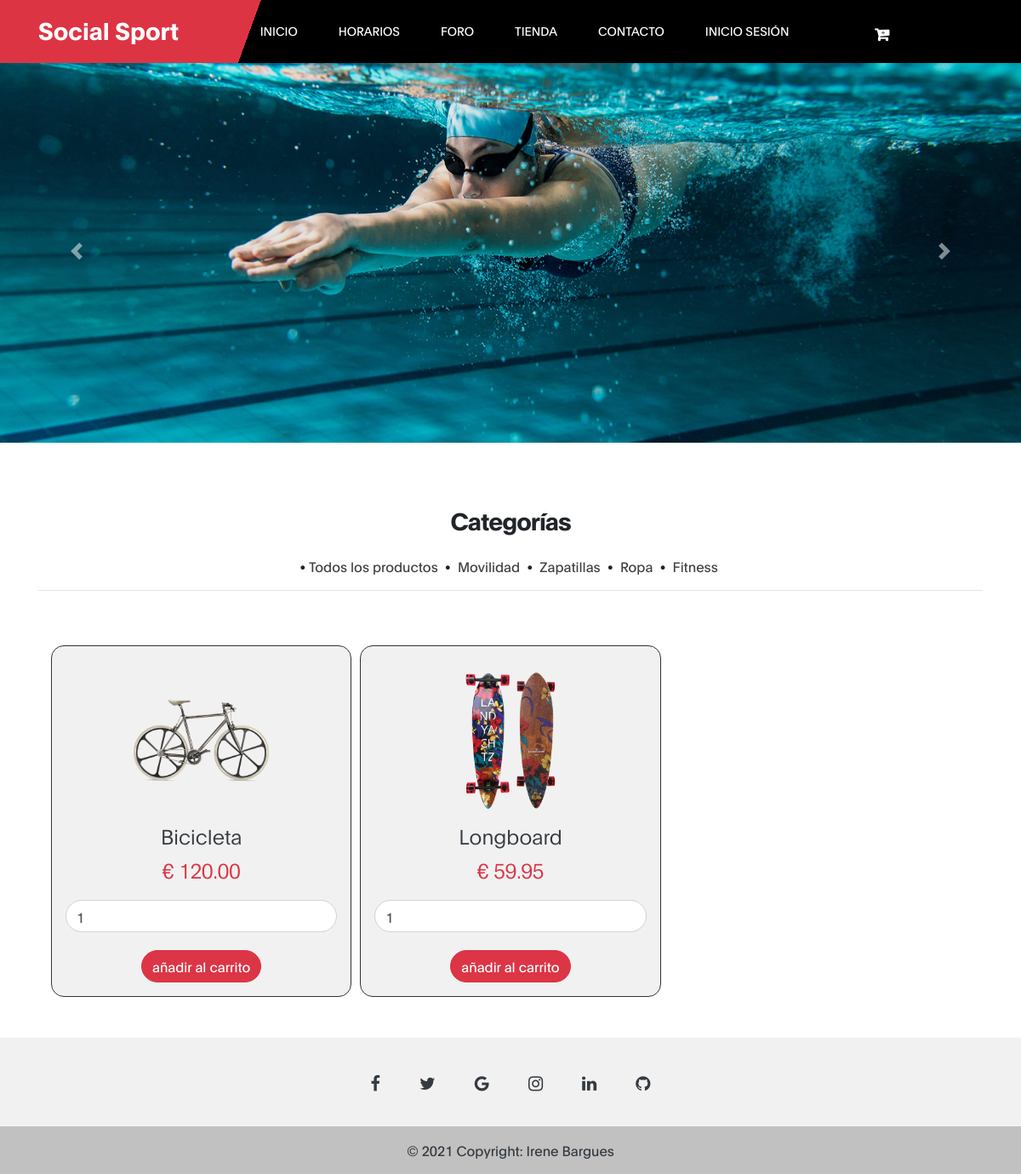
Page /2119_gymso_fitness/tienda.php?id_cat=1 on the committed database.
### tables this page shows
CREATE TABLE `categoria` (
  `id_cat` int(11) NOT NULL,
  `categoria` varchar(255) NOT NULL
);

CREATE TABLE `tbl_product` (
  `id` int(11) NOT NULL,
  `name` varchar(255) NOT NULL,
  `image` varchar(255) NOT NULL,
  `price` double(10,2) NOT NULL,
  `id_cat` int(11) NOT NULL
);

### 2119_gymso_fitness/tienda.php (the view, shortened to what this page needs)
<?php
include('cabecera.php');
?>
<div data-aos="fade-up" data-aos-delay="400" style= "width:100%; margin-top:70px;"id="carouselExampleControls" class="carousel slide" data-ride="carousel">
  <div style="height:450px;" class="carousel-inner">
    <div class="carousel-item active">
      <img  style="height:450px;" class="d-block w-100" src="images/class/natacion.jpg" alt="First slide">
    </div>
  </div>
  <a class="carousel-control-prev" href="#carouselExampleControls" role="button" data-slide="prev">
    <span class="carousel-control-prev-icon" aria-hidden="true"></span>
  </a>
  <a class="carousel-control-next" href="#carouselExampleControls" role="button" data-slide="next">
    <span class="carousel-control-next-icon" aria-hidden="true"></span>
  </a>
</div>
<section>
               <div class="container">
                    <div class="row">
                            <div class="col-lg-12 col-12 text-center mb-5">
<br>
<br>
<br>
<?php
$link= Conectarse();
$result=mysqli_query ($link, "SELECT * FROM categoria");
echo"<h3>Categorías</h3><br>";
echo"<span>&#8226</span><a href='tienda.php'> Todos los productos &nbsp</a>";
    while($row = mysqli_fetch_array($result, MYSQLI_ASSOC)){
          $id_cat = $row['id_cat'];
		  $categoria = $row['categoria'];
		echo"&#8226 &nbsp";
		echo"<a href=tienda.php?id_cat=$id_cat>$categoria</a>";
	?>
<?php
 } ?>
<hr>
		<div class="container" style="display: grid;
  grid-template-columns: repeat(3, 1fr);
  grid-gap: 10px;">
			<?php
				if(isset($_GET["id_cat"])){
					$id_cat = $_GET['id_cat'];
				$query = "SELECT * FROM tbl_product WHERE id_cat='$id_cat' ORDER BY name ASC ";}
				else{$query = "SELECT * FROM tbl_product ORDER BY price ASC";}
				$result = mysqli_query($link, $query);
				if(mysqli_num_rows($result) > 0)
				{
					while($row = mysqli_fetch_array($result))
					{
				?>
				<div class="row">
			<div class=" col" ></br>
			<?php session_start();
				if(isset($_SESSION['user'])){ echo'<form  method="post" action="carrito.php?action=add&id=';?><?php echo $row["id"]; }else{echo '<form  method="post" action="iniciosesion.php">';}?>
				<form  method="post" action="carrito.php?action=add&id=<?php  ?>">
               <br> <div class="contenedor" data-aos="fade-up" data-aos-delay="50"style="border:0.1px solid #333; background-color:#f1f1f1; border-radius:15px; padding:16px;" align="center">
				<img class=imagen style="width:50%;" src="images/<?php echo $row["image"]; ?>" class="img-responsive" /><br />
						<h4 class="text-dark"><?php echo $row["name"]; ?></h4>
						<h4 class="text-danger">€ <?php echo $row["price"]; ?></h4>
						<input style=" border-radius:35px;" type="number" name="quantity" value="1" class="form-control" />
						<input style=" border-radius:35px;" type="submit" name="add_to_cart" style="margin-top:5px;" class="btn btn-danger" value="añadir al carrito"/>
					</div>
				</form>
				</div>
			</div>
			<?php
					}
				}
			?>
	<br />
                            </div>
               </div>
     </section>
      <?php
include('footer.php');
?>

### 2119_gymso_fitness/cabecera.php (shortened to what this page needs)
<!DOCTYPE HTML>
<html lang="en">
<head>
     <link rel="stylesheet" href="css/bootstrap.min.css">
     <link rel="stylesheet" href="css/font-awesome.min.css">
     <link rel="stylesheet" href="css/aos.css">
     <link rel="stylesheet" href="css/tooplate-gymso-style.css">
</head>
<body data-spy="scroll" data-target="#navbarNav" data-offset="50">
<nav style="background: -webkit-linear-gradient(110deg, #dd3444 25%, #000000 25%);
  background: -o-linear-gradient(110deg, #dd3444 25%, #000000 25%);
  background: -moz-linear-gradient(110deg, #dd3444 25%, #000000 25%);
  background: linear-gradient(110deg, #dd3444 25%, #000000 25%);" class="navbar navbar-expand-lg fixed-top">
	<div class="container">
		<a class="navbar-brand" id="t" onMouseOver=mouseOver() onMouseOut=mouseOut() href="index.php">Social Sport</a>
		<div style="margin-left:5%;" class="collapse navbar-collapse" id="navbarNav">
			<ul class="navbar-nav ">
				<li class="nav-item">
					<a href="index.php" class="nav-link smoothScroll">Inicio</a>
				</li>
				<li class="nav-item">
					<a href="horarios.php" class="nav-link smoothScroll">Horarios</a>
				</li>
				<li class="nav-item">
					<a href="index_foro.php" class="nav-link smoothScroll">Foro</a>
				</li>
				<li class="nav-item">
					<a href="tienda.php" class="nav-link smoothScroll">Tienda</a>
				</li>
				<li class="nav-item">
					<a href="contacto.php" class="nav-link smoothScroll">Contacto</a>
				</li>
				<li class="nav-item dropdown">
				<?php
				if(isset($_SESSION['user'])){
				echo" <a href='#'  class='nav-link smoothScroll' data-toggle='dropdown' role='button'>" .$_SESSION['user'];echo"</a>";}else{
				?>
			<a href="iniciosesion.php" class="nav-link smoothScroll">Inicio Sesión</a><?php }?>
				</li>
			<ul class="social-icon">
			<li><a style="margin: 0px 0 0 70px; width:30px; " href="carrito.php" class="fa fa-cart-plus fa-2x"  aria-hidden="true"></a></li>
			</ul>
		</div>
	</div>
</nav>

### 2119_gymso_fitness/footer.php (shortened to what this page needs)
<footer id="footer "class="text-center text-white  relative-bottom" style="background-color: #f1f1f1;  ">
  <div class="container pt-4">
    <section class="mb-4">
      <a
        class="btn btn-link btn-floating btn-lg text-dark m-1"
        href="https://www.facebook.com"
        role="button"
        data-mdb-ripple-color="dark"
        ><i class="fa fa-facebook-f"></i
      ></a>
      <a
        class="btn btn-link btn-floating btn-lg text-dark m-1"
        href="https://twitter.com/home"
        role="button"
        data-mdb-ripple-color="dark"
        ><i class="fa fa-twitter"></i
      ></a>
      <a
        class="btn btn-link btn-floating btn-lg text-dark m-1"
        href="https://www.google.com/?client=safari"
        role="button"
        data-mdb-ripple-color="dark"
        ><i class="fa fa-google"></i
      ></a>
      <a
        class="btn btn-link btn-floating btn-lg text-dark m-1"
        href="https://www.instagram.com"
        role="button"
        data-mdb-ripple-color="dark"
        ><i class="fa fa-instagram"></i
      ></a>
      <a
        class="btn btn-link btn-floating btn-lg text-dark m-1"
        href="https://www.linkedin.com/feed/"
        role="button"
        data-mdb-ripple-color="dark"
        ><i class="fa fa-linkedin"></i
      ></a>
      <a
        class="btn btn-link btn-floating btn-lg text-dark m-1"
        href="https://github.com"
        role="button"
        data-mdb-ripple-color="dark"
        ><i class="fa fa-github"></i
      ></a>
    </section>
  </div>
  <div class="text-center text-dark p-3" style="background-color: rgba(0, 0, 0, 0.2);">
    © 2021 Copyright:
    <a class="text-dark" href="#">Irene Bargues</a>
  </div>
</footer>
</body>
</html>

### 2119_gymso_fitness/css/tooplate-gymso-style.css (style rules this page uses)
:root { --primary-color: #f13a11; --white-color: #ffffff; --dark-color: #171819; --about-bg-color: #f9f9f9; --gray-color: #909090; --link-color: #404040; --p-color: #666262; --base-font-family: 'Plain', sans-serif; --font-weight-bold: bold; --font-weight-normal: normal; --font-weight-light: 300; --font-weight-thin: 100; --h1-font-size: 48px; --h2-font-size: 36px; --h3-font-size: 28px; --h4-font-size: 24px; --h5-font-size: 22px; --h6-font-size: 22px; --p-font-size: 18px; --base-font-size: 16px; --menu-font-size: 14px; --border-radius-large: 100%; --border-radius-small: 2px; }
body { background: var(--white-color); font-family: var(--base-font-family); }
h1,h2,h3,h4,h5,h6 { font-weight: var(--font-weight-thin); line-height: normal; }
h3 { font-size: var(--h3-font-size); font-weight: var(--font-weight-bold); letter-spacing: -1px; margin: 0; }
h4 { font-size: var(--h4-font-size); }
* { -webkit-box-sizing: border-box; -moz-box-sizing: border-box; box-sizing: border-box; }
*::before, *::after { -webkit-box-sizing: border-box; -moz-box-sizing: border-box; box-sizing: border-box; }
a { color: var(--link-color); font-weight: normal; text-decoration: none; transition: all 0.3s ease; }
.navbar { background: var(--dark-color); padding: 1rem; }
.navbar-expand-lg .navbar-nav .nav-link { padding-right: 1.5rem; padding-left: 1.5rem; }
.navbar-brand { color: var(--white-color); font-size: var(--h3-font-size); font-weight: var(--font-weight-bold); line-height: normal; padding-top: 0; }
.nav-item .nav-link { display: block; color: var(--white-color); font-size: var(--menu-font-size); font-weight: var(--font-weight-normal); text-transform: uppercase; padding: 2px 6px; }
.navbar .social-icon li a { color: var(--white-color); }
.form-control { border-radius: var(--border-radius-small); margin: 1.3rem 0; }
.social-icon { position: relative; padding: 0; margin: 5px 0 0 0; }
.social-icon li { display: inline-block; list-style: none; }
.social-icon li a { text-decoration: none; display: inline-block; color: var(--p-color); font-size: var(--p-font-size); font-weight: var(--font-weight-bold); margin: 5px 10px; text-align: center; }

### 2119_gymso_fitness/tienda.php (style rules this page uses)
.contenedor img { ; margin: 15px; -webkit-transition: margin 0.3s ease-out; -moz-transition: margin 0.3s ease-out; -o-transition: margin 0.3s ease-out; }

### rows in the picture
categoria: categoria "Movilidad"
categoria: categoria "Zapatillas"
categoria: categoria "Ropa"
categoria: categoria "Fitness"
tbl_product: image (picture), name "Bicicleta", price "120.00"
tbl_product: image (picture), name "Longboard", price "59.95"
